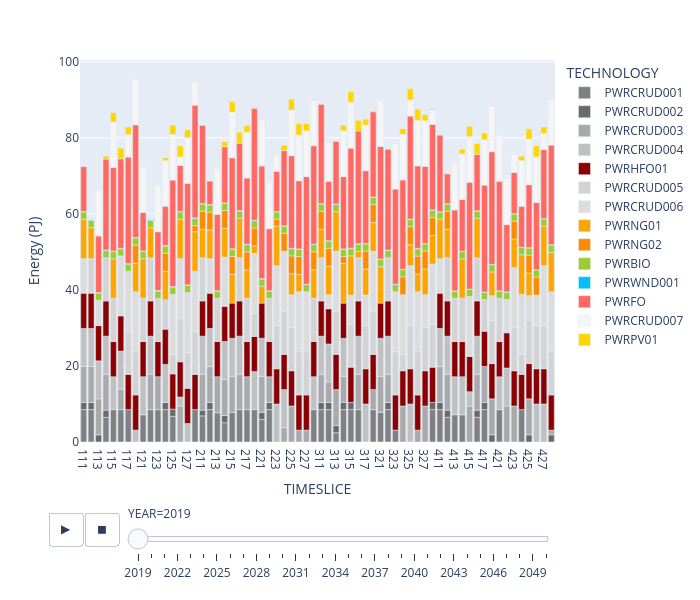

Notebook cell for this chart:
### Code cell
RateOfProductionByTechnology = pd.read_csv('../../results/v_RateOfProductionByTechnology.csv')
RateOfProductionByTechnology['TIMESLICE'] = RateOfProductionByTechnology['TIMESLICE'].astype(str)



RateOfProductionByTechnology= RateOfProductionByTechnology[RateOfProductionByTechnology['TECHNOLOGY'].str.contains('PWR')]
RateOfProductionByTechnology= RateOfProductionByTechnology[round(RateOfProductionByTechnology['value'],4) != 0]
RateOfProductionByTechnology = RateOfProductionByTechnology[~RateOfProductionByTechnology['TECHNOLOGY'].str.contains('PWRDIST|PWRTRANS')]
# Create a stacked bar chart using Plotly with custom colors
fig = px.bar(RateOfProductionByTechnology, x='TIMESLICE', y='value', color='TECHNOLOGY', animation_frame='YEAR',
             labels={'value': 'Energy (PJ)'}, 
             width=700,
             height=600,
             category_orders={'TIMESLICE': RateOfProductionByTechnology['TIMESLICE'], 'YEAR': RateOfProductionByTechnology['YEAR']},
             color_discrete_map=color_dict
             )

fig.update_layout(updatemenus=[dict(type='buttons', showactive=False, buttons=[dict(args=[None, dict(frame=dict(duration=200, redraw=True), fromcurrent=True)])])])

# Show the interactive plot
fig.show()

### Figure 1 — Plotly figure (JSON) as saved in the notebook; plotly's stock layout.template omitted (floating-point values rounded to 4 significant figures; data arrays with more than 128 entries replaced by an {"elided": "..."} marker saying what was removed)
{"data": [{"alignmentgroup": "True", "hovertemplate": "TECHNOLOGY=PWRCRUD001<br>YEAR=2019<br>TIMESLICE=%{x}<br>Energy (PJ)=%{y}<extra></extra>", "legendgroup": "PWRCRUD001", "marker": {"color": "gray", "pattern": {"shape": ""}}, "name": "PWRCRUD001", "offsetgroup": "PWRCRUD001", "orientation": "v", "showlegend": true, "textposition": "auto", "type": "bar", "x": ["111", "112", "114", "115", "116", "117", "121", "122", "123", "124", "125", "128", "211", "212", "213", "214", "215", "216", "217", "218", "221", "222", "228", "311", "312", "313", "314", "315", "316", "318", "321", "322", "323", "328", "411", "412", "413", "414", "416", "417", "421", "424"], "xaxis": "x", "y": [8.515, 8.515, 6.483, 8.515, 8.515, 8.515, 7.16, 8.515, 8.515, 8.515, 6.757, 8.515, 6.874, 8.515, 7.696, 5.076, 7.814, 8.515, 8.515, 8.515, 5.921, 8.515, 8.515, 8.515, 8.515, 2.432, 8.515, 8.515, 8.515, 8.515, 7.814, 8.515, 3.109, 8.515, 8.515, 6.483, 7.16, 7.16, 6.483, 8.515, 8.515, 8.515], "yaxis": "y"}, {"alignmentgroup": "True", "hovertemplate": "TECHNOLOGY=PWRCRUD002<br>YEAR=2019<br>TIMESLICE=%{x}<br>Energy (PJ)=%{y}<extra></extra>", "legendgroup": "PWRCRUD002", "marker": {"color": "dimgray", "pattern": {"shape": ""}}, "name": "PWRCRUD002", "offsetgroup": "PWRCRUD002", "orientation": "v", "showlegend": true, "textposition": "auto", "type": "bar", "x": ["111", "112", "113", "114", "124", "125", "211", "212", "214", "221", "222", "311", "312", "313", "314", "315", "322", "328", "411", "412", "416", "417", "418", "425", "428"], "xaxis": "x", "y": [1.892, 1.892, 1.892, 1.892, 1.892, 1.892, 1.501, 1.892, 1.892, 1.892, 1.892, 1.892, 1.892, 1.892, 1.892, 1.892, 1.892, 1.892, 1.892, 1.892, 1.892, 1.892, 1.892, 1.892, 1.892], "yaxis": "y"}, {"alignmentgroup": "True", "hovertemplate": "TECHNOLOGY=PWRCRUD003<br>YEAR=2019<br>TIMESLICE=%{x}<br>Energy (PJ)=%{y}<extra></extra>", "legendgroup": "PWRCRUD003", "marker": {"color": "darkgray", "pattern": {"shape": ""}}, "name": "PWRCRUD003", "offsetgroup": "PWRCRUD003", "orientation": "v", "showlegend": true, "textposition": "auto", "type": "bar", "x": ["111", "112", "113", "114", "116", "122", "123", "126", "211", "212", "213", "214", "215", "216", "217", "221", "222", "224", "225", "226", "227", "311", "312", "313", "314", "316", "318", "321", "322", "324", "326", "327", "411", "412", "415", "416", "417", "418", "422", "423", "425", "428"], "xaxis": "x", "y": [9.461, 9.461, 9.461, 9.461, 5.388, 9.321, 8.642, 9.461, 9.461, 9.461, 9.461, 9.461, 9.461, 9.321, 8.642, 9.461, 6.75, 3.788, 9.461, 3.109, 3.109, 7.429, 5.377, 9.461, 6.867, 9.321, 5.271, 9.461, 7.429, 9.461, 3.109, 9.461, 9.461, 9.461, 9.461, 9.461, 9.461, 9.461, 9.461, 9.461, 9.461, 1.217], "yaxis": "y"}, {"alignmentgroup": "True", "hovertemplate": "TECHNOLOGY=PWRCRUD004<br>YEAR=2019<br>TIMESLICE=%{x}<br>Energy (PJ)=%{y}<extra></extra>", "legendgroup": "PWRCRUD004", "marker": {"color": "silver", "pattern": {"shape": ""}}, "name": "PWRCRUD004", "offsetgroup": "PWRCRUD004", "orientation": "v", "showlegend": true, "textposition": "auto", "type": "bar", "x": ["111", "112", "113", "114", "115", "116", "118", "121", "122", "124", "126", "127", "211", "212", "214", "215", "216", "218", "221", "223", "224", "228", "311", "312", "314", "316", "317", "321", "322", "325", "411", "412", "413", "414", "415", "416", "421", "422", "426", "427"], "xaxis": "x", "y": [9.997, 9.997, 9.997, 9.997, 8.642, 9.997, 3.109, 9.997, 9.997, 9.997, 2.367, 4.861, 9.997, 9.997, 9.997, 9.997, 9.997, 9.997, 9.997, 9.997, 9.997, 8.642, 9.997, 9.997, 9.997, 9.997, 9.997, 9.997, 9.997, 9.997, 9.997, 9.997, 9.997, 9.997, 3.763, 9.997, 8.642, 9.997, 9.997, 9.997], "yaxis": "y"}, {"alignmentgroup": "True", "hovertemplate": "TECHNOLOGY=PWRHFO01<br>YEAR=2019<br>TIMESLICE=%{x}<br>Energy (PJ)=%{y}<extra></extra>", "legendgroup": "PWRHFO01", "marker": {"color": "#8B0000", "pattern": {"shape": ""}}, "name": "PWRHFO01", "offsetgroup": "PWRHFO01", "orientation": "v", "showlegend": true, "textposition": "auto", "type": "bar", "x": ["111", "112", "113", "114", "115", "116", "117", "118", "121", "122", "123", "124", "125", "126", "127", "128", "211", "212", "213", "214", "215", "216", "217", "218", "221", "222", "223", "224", "225", "226", "227", "228", "311", "312", "313", "314", "315", "316", "317", "318", "321", "322", "323", "324", "325", "326", "327", "328", "411", "412", "413", "414", "415", "416", "417", "418", "421", "422", "423", "424", "425", "426", "427", "428"], "xaxis": "x", "y": [9.268, 9.268, 9.268, 9.268, 9.268, 9.268, 9.268, 9.268, 9.268, 9.268, 9.268, 9.268, 9.268, 9.268, 9.268, 9.268, 9.268, 9.268, 9.268, 9.268, 9.268, 9.268, 9.268, 9.268, 9.268, 9.268, 9.268, 9.268, 9.268, 9.268, 9.268, 9.268, 9.268, 9.268, 9.268, 9.268, 9.268, 9.268, 9.268, 9.268, 9.268, 9.268, 9.268, 9.268, 9.268, 9.268, 9.268, 9.268, 9.268, 9.268, 9.268, 9.268, 9.268, 9.268, 9.268, 9.268, 9.268, 9.268, 9.268, 9.268, 9.268, 9.268, 9.268, 9.268], "yaxis": "y"}, {"alignmentgroup": "True", "hovertemplate": "TECHNOLOGY=PWRCRUD005<br>YEAR=2019<br>TIMESLICE=%{x}<br>Energy (PJ)=%{y}<extra></extra>", "legendgroup": "PWRCRUD005", "marker": {"color": "lightgray", "pattern": {"shape": ""}}, "name": "PWRCRUD005", "offsetgroup": "PWRCRUD005", "orientation": "v", "showlegend": true, "textposition": "auto", "type": "bar", "x": ["112", "114", "115", "117", "118", "121", "122", "123", "124", "125", "126", "127", "128", "211", "213", "216", "217", "218", "222", "223", "224", "225", "226", "227", "228", "311", "313", "315", "316", "317", "318", "322", "323", "324", "325", "326", "327", "328", "412", "413", "414", "416", "417", "418", "421", "423", "424", "425", "426", "427", "428"], "xaxis": "x", "y": [9.073, 11.35, 11.35, 11.35, 11.35, 11.35, 11.35, 11.35, 7.708, 5.134, 11.35, 9.387, 11.35, 11.35, 11.35, 11.35, 11.35, 6.048, 11.35, 11.35, 11.35, 11.35, 11.35, 11.35, 11.35, 11.35, 11.35, 11.35, 11.35, 11.35, 11.35, 11.35, 11.35, 4.223, 11.35, 11.35, 11.35, 11.35, 11.35, 11.35, 11.35, 11.35, 8.31, 11.35, 11.35, 11.35, 5.285, 11.35, 11.35, 11.35, 11.35], "yaxis": "y"}, {"alignmentgroup": "True", "hovertemplate": "TECHNOLOGY=PWRCRUD006<br>YEAR=2019<br>TIMESLICE=%{x}<br>Energy (PJ)=%{y}<extra></extra>", "legendgroup": "PWRCRUD006", "marker": {"color": "gainsboro", "pattern": {"shape": ""}}, "name": "PWRCRUD006", "offsetgroup": "PWRCRUD006", "orientation": "v", "showlegend": true, "textposition": "auto", "type": "bar", "x": ["111", "113", "116", "117", "118", "125", "126", "127", "128", "212", "214", "218", "223", "224", "225", "226", "227", "312", "313", "315", "317", "318", "323", "324", "325", "326", "327", "328", "411", "415", "418", "422", "423", "424", "425", "426", "427", "428"], "xaxis": "x", "y": [9.073, 6.646, 15.77, 15.77, 15.77, 15.77, 15.77, 15.77, 15.77, 9.073, 12.93, 15.77, 15.77, 15.77, 8.638, 15.77, 15.77, 3.662, 15.77, 7.576, 8.037, 15.77, 15.77, 15.77, 15.77, 15.77, 8.638, 15.77, 9.073, 15.77, 6.514, 8.77, 15.77, 15.77, 6.514, 8.037, 15.77, 15.77], "yaxis": "y"}, {"alignmentgroup": "True", "hovertemplate": "TECHNOLOGY=PWRNG01<br>YEAR=2019<br>TIMESLICE=%{x}<br>Energy (PJ)=%{y}<extra></extra>", "legendgroup": "PWRNG01", "marker": {"color": "orange", "pattern": {"shape": ""}}, "name": "PWRNG01", "offsetgroup": "PWRNG01", "orientation": "v", "showlegend": true, "textposition": "auto", "type": "bar", "x": ["111", "112", "115", "118", "121", "122", "124", "126", "128", "211", "212", "214", "215", "216", "217", "218", "221", "223", "225", "226", "228", "311", "312", "313", "314", "315", "316", "317", "318", "321", "325", "326", "327", "328", "411", "412", "414", "416", "418", "423", "424", "425", "427", "428"], "xaxis": "x", "y": [10.41, 8.178, 10.41, 7.525, 10.41, 7.908, 7.525, 10.41, 10.41, 7.525, 7.525, 7.525, 7.525, 10.41, 7.475, 1.985, 4.435, 10.41, 5.508, 4.564, 7.525, 7.525, 7.525, 10.41, 10.41, 10.35, 1.676, 6.837, 7.525, 9.555, 5.507, 4.677, 6.777, 7.525, 10.41, 7.525, 10.41, 10.41, 6.235, 7.525, 10.41, 5.934, 10.41, 10.41], "yaxis": "y"}, {"alignmentgroup": "True", "hovertemplate": "TECHNOLOGY=PWRNG02<br>YEAR=2019<br>TIMESLICE=%{x}<br>Energy (PJ)=%{y}<extra></extra>", "legendgroup": "PWRNG02", "marker": {"color": "darkorange", "pattern": {"shape": ""}}, "name": "PWRNG02", "offsetgroup": "PWRNG02", "orientation": "v", "showlegend": true, "textposition": "auto", "type": "bar", "x": ["118", "124", "128", "211", "212", "214", "215", "217", "218", "223", "224", "225", "226", "228", "311", "312", "314", "317", "318", "324", "325", "326", "327", "328", "412", "423", "425", "426"], "xaxis": "x", "y": [4.73, 4.73, 1.574, 4.73, 4.73, 4.73, 4.73, 4.73, 4.73, 1.848, 4.73, 4.73, 4.73, 4.73, 4.73, 4.73, 1.848, 4.73, 4.73, 4.73, 4.73, 4.73, 4.73, 4.73, 4.73, 4.73, 4.73, 4.73], "yaxis": "y"}, {"alignmentgroup": "True", "hovertemplate": "TECHNOLOGY=PWRBIO<br>YEAR=2019<br>TIMESLICE=%{x}<br>Energy (PJ)=%{y}<extra></extra>", "legendgroup": "PWRBIO", "marker": {"color": "#9ACD32", "pattern": {"shape": ""}}, "name": "PWRBIO", "offsetgroup": "PWRBIO", "orientation": "v", "showlegend": true, "textposition": "auto", "type": "bar", "x": ["111", "112", "113", "114", "115", "116", "117", "118", "121", "122", "123", "124", "125", "126", "127", "128", "211", "212", "213", "214", "215", "216", "217", "218", "221", "222", "223", "224", "225", "226", "227", "228", "311", "312", "313", "314", "315", "316", "317", "318", "321", "322", "323", "324", "325", "326", "327", "328", "411", "412", "413", "414", "415", "416", "417", "418", "421", "422", "423", "424", "425", "426", "427", "428"], "xaxis": "x", "y": [1.892, 1.892, 1.892, 1.892, 1.892, 1.892, 1.892, 1.892, 1.892, 1.892, 1.892, 1.892, 1.892, 1.892, 1.892, 1.892, 1.892, 1.892, 1.892, 1.892, 1.892, 1.892, 1.892, 1.892, 1.892, 1.892, 1.892, 1.892, 1.892, 1.892, 1.892, 1.892, 1.892, 1.892, 1.892, 1.892, 1.892, 1.892, 1.892, 1.892, 1.892, 1.892, 1.892, 1.892, 1.892, 1.892, 1.892, 1.892, 1.892, 1.892, 1.892, 1.892, 1.892, 1.892, 1.892, 1.892, 1.892, 1.892, 1.892, 1.892, 1.892, 1.892, 1.892, 1.892], "yaxis": "y"}, {"alignmentgroup": "True", "hovertemplate": "TECHNOLOGY=PWRWND001<br>YEAR=2019<br>TIMESLICE=%{x}<br>Energy (PJ)=%{y}<extra></extra>", "legendgroup": "PWRWND001", "marker": {"color": "deepskyblue", "pattern": {"shape": ""}}, "name": "PWRWND001", "offsetgroup": "PWRWND001", "orientation": "v", "showlegend": true, "textposition": "auto", "type": "bar", "x": ["111", "112", "113", "114", "115", "116", "117", "118", "121", "122", "123", "124", "125", "126", "127", "128", "211", "212", "213", "214", "215", "216", "217", "218", "221", "222", "223", "224", "225", "226", "227", "228", "311", "312", "313", "314", "315", "316", "317", "318", "321", "322", "323", "324", "325", "326", "327", "328", "411", "412", "413", "414", "415", "416", "417", "418", "421", "422", "423", "424", "425", "426", "427", "428"], "xaxis": "x", "y": [0.154, 0.1423, 0.1419, 0.1251, 0.1234, 0.1245, 0.1324, 0.1542, 0.1683, 0.1746, 0.1739, 0.1706, 0.1703, 0.1682, 0.1675, 0.1721, 0.1449, 0.1228, 0.1134, 0.112, 0.1247, 0.1335, 0.1396, 0.1534, 0.09335, 0.09267, 0.07518, 0.07309, 0.08489, 0.08402, 0.09479, 0.08647, 0.1075, 0.1088, 0.09546, 0.08814, 0.1122, 0.1198, 0.1242, 0.1131, 0.1169, 0.1194, 0.1055, 0.09119, 0.1066, 0.1204, 0.1076, 0.1083, 0.08956, 0.08044, 0.07234, 0.06267, 0.06873, 0.068, 0.07761, 0.088, 0.08607, 0.08437, 0.06813, 0.06476, 0.06082, 0.06431, 0.07522, 0.09276], "yaxis": "y"}, {"alignmentgroup": "True", "hovertemplate": "TECHNOLOGY=PWRFO<br>YEAR=2019<br>TIMESLICE=%{x}<br>Energy (PJ)=%{y}<extra></extra>", "legendgroup": "PWRFO", "marker": {"color": "#FF6961", "pattern": {"shape": ""}}, "name": "PWRFO", "offsetgroup": "PWRFO", "orientation": "v", "showlegend": true, "textposition": "auto", "type": "bar", "x": ["111", "113", "114", "115", "116", "117", "118", "121", "123", "124", "125", "126", "127", "128", "211", "212", "213", "214", "215", "216", "217", "218", "221", "222", "223", "224", "225", "226", "227", "228", "311", "312", "313", "314", "315", "316", "317", "318", "321", "322", "323", "324", "325", "326", "327", "328", "411", "412", "413", "414", "415", "416", "417", "418", "421", "422", "423", "424", "425", "426", "427", "428"], "xaxis": "x", "y": [11.76, 14.89, 23.94, 21.99, 23.53, 28.01, 29.64, 10.11, 15.47, 10.32, 28.01, 12.07, 26.7, 29.64, 20.51, 6.124, 20.09, 14.76, 23.94, 17.67, 17.41, 29.37, 29.64, 16.37, 10.58, 19.76, 24.36, 17.94, 28.32, 25.91, 26.16, 15.61, 16.54, 19.04, 26.33, 29.64, 19.12, 22.41, 29.64, 26.51, 25.04, 23.49, 27.1, 21.7, 20.26, 22.49, 20.09, 7.814, 21.29, 13.65, 28.11, 14.82, 28.14, 29.64, 28.83, 17.71, 10.84, 10.8, 16.57, 17.65, 18.14, 26.2], "yaxis": "y"}, {"alignmentgroup": "True", "hovertemplate": "TECHNOLOGY=PWRCRUD007<br>YEAR=2019<br>TIMESLICE=%{x}<br>Energy (PJ)=%{y}<extra></extra>", "legendgroup": "PWRCRUD007", "marker": {"color": "whitesmoke", "pattern": {"shape": ""}}, "name": "PWRCRUD007", "offsetgroup": "PWRCRUD007", "orientation": "v", "showlegend": true, "textposition": "auto", "type": "bar", "x": ["113", "115", "117", "118", "121", "123", "124", "125", "126", "127", "128", "213", "215", "217", "221", "222", "223", "225", "226", "227", "228", "312", "314", "315", "317", "321", "323", "324", "325", "326", "327", "328", "413", "414", "415", "417", "418", "421", "422", "423", "424", "425", "426", "427", "428"], "xaxis": "x", "y": [11.98, 11.98, 5.916, 11.98, 11.98, 11.98, 11.98, 11.98, 2.198, 11.98, 5.916, 11.98, 11.98, 11.98, 11.98, 11.98, 4.252, 11.98, 11.98, 11.98, 11.98, 9.994, 11.98, 11.98, 11.98, 11.98, 11.98, 11.98, 4.252, 11.98, 11.98, 3.792, 11.98, 11.98, 11.98, 11.98, 11.98, 11.98, 11.98, 4.854, 11.98, 11.98, 11.98, 4.252, 11.98], "yaxis": "y"}, {"alignmentgroup": "True", "hovertemplate": "TECHNOLOGY=PWRPV01<br>YEAR=2019<br>TIMESLICE=%{x}<br>Energy (PJ)=%{y}<extra></extra>", "legendgroup": "PWRPV01", "marker": {"color": "#FFD700", "pattern": {"shape": ""}}, "name": "PWRPV01", "offsetgroup": "PWRPV01", "orientation": "v", "showlegend": true, "textposition": "auto", "type": "bar", "x": ["114", "115", "116", "117", "118", "124", "125", "126", "127", "128", "213", "214", "215", "216", "217", "218", "223", "224", "225", "226", "227", "228", "311", "313", "314", "315", "316", "317", "318", "321", "323", "324", "325", "326", "327", "328", "413", "414", "415", "416", "417", "418", "423", "424", "425", "426", "427", "428"], "xaxis": "x", "y": [0.7421, 2.427, 2.809, 2.017, 0.0143, 0.734, 2.445, 2.916, 2.066, 0.03761, 0.0563, 1.326, 2.772, 2.908, 1.799, 0.2537, 0.0566, 1.372, 2.878, 3.045, 1.927, 0.2568, 7.591e-05, 0.08757, 1.465, 2.852, 2.811, 1.576, 0.248, 7.614e-05, 0.09078, 1.501, 2.923, 2.896, 1.587, 0.2514, 0.01953, 1.18, 2.724, 2.84, 1.724, 0.105, 0.02102, 1.177, 2.707, 2.891, 1.717, 0.1143], "yaxis": "y"}], "layout": {"barmode": "relative", "height": 600, "legend": {"title": {"text": "TECHNOLOGY"}, "tracegroupgap": 0}, "margin": {"t": 60}, "sliders": [{"active": 0, "currentvalue": {"prefix": "YEAR="}, "len": 0.9, "pad": {"b": 10, "t": 60}, "steps": [{"args": [["2019"], {"frame": {"duration": 0, "redraw": true}, "fromcurrent": true, "mode": "immediate", "transition": {"duration": 0, "easing": "linear"}}], "label": "2019", "method": "animate"}, {"args": [["2020"], {"frame": {"duration": 0, "redraw": true}, "fromcurrent": true, "mode": "immediate", "transition": {"duration": 0, "easing": "linear"}}], "label": "2020", "method": "animate"}, {"args": [["2021"], {"frame": {"duration": 0, "redraw": true}, "fromcurrent": true, "mode": "immediate", "transition": {"duration": 0, "easing": "linear"}}], "label": "2021", "method": "animate"}, {"args": [["2022"], {"frame": {"duration": 0, "redraw": true}, "fromcurrent": true, "mode": "immediate", "transition": {"duration": 0, "easing": "linear"}}], "label": "2022", "method": "animate"}, {"args": [["2023"], {"frame": {"duration": 0, "redraw": true}, "fromcurrent": true, "mode": "immediate", "transition": {"duration": 0, "easing": "linear"}}], "label": "2023", "method": "animate"}, {"args": [["2024"], {"frame": {"duration": 0, "redraw": true}, "fromcurrent": true, "mode": "immediate", "transition": {"duration": 0, "easing": "linear"}}], "label": "2024", "method": "animate"}, {"args": [["2025"], {"frame": {"duration": 0, "redraw": true}, "fromcurrent": true, "mode": "immediate", "transition": {"duration": 0, "easing": "linear"}}], "label": "2025", "method": "animate"}, {"args": [["2026"], {"frame": {"duration": 0, "redraw": true}, "fromcurrent": true, "mode": "immediate", "transition": {"duration": 0, "easing": "linear"}}], "label": "2026", "method": "animate"}, {"args": [["2027"], {"frame": {"duration": 0, "redraw": true}, "fromcurrent": true, "mode": "immediate", "transition": {"duration": 0, "easing": "linear"}}], "label": "2027", "method": "animate"}, {"args": [["2028"], {"frame": {"duration": 0, "redraw": true}, "fromcurrent": true, "mode": "immediate", "transition": {"duration": 0, "easing": "linear"}}], "label": "2028", "method": "animate"}, {"args": [["2029"], {"frame": {"duration": 0, "redraw": true}, "fromcurrent": true, "mode": "immediate", "transition": {"duration": 0, "easing": "linear"}}], "label": "2029", "method": "animate"}, {"args": [["2030"], {"frame": {"duration": 0, "redraw": true}, "fromcurrent": true, "mode": "immediate", "transition": {"duration": 0, "easing": "linear"}}], "label": "2030", "method": "animate"}, {"args": [["2031"], {"frame": {"duration": 0, "redraw": true}, "fromcurrent": true, "mode": "immediate", "transition": {"duration": 0, "easing": "linear"}}], "label": "2031", "method": "animate"}, {"args": [["2032"], {"frame": {"duration": 0, "redraw": true}, "fromcurrent": true, "mode": "immediate", "transition": {"duration": 0, "easing": "linear"}}], "label": "2032", "method": "animate"}, {"args": [["2033"], {"frame": {"duration": 0, "redraw": true}, "fromcurrent": true, "mode": "immediate", "transition": {"duration": 0, "easing": "linear"}}], "label": "2033", "method": "animate"}, {"args": [["2034"], {"frame": {"duration": 0, "redraw": true}, "fromcurrent": true, "mode": "immediate", "transition": {"duration": 0, "easing": "linear"}}], "label": "2034", "method": "animate"}, {"args": [["2035"], {"frame": {"duration": 0, "redraw": true}, "fromcurrent": true, "mode": "immediate", "transition": {"duration": 0, "easing": "linear"}}], "label": "2035", "method": "animate"}, {"args": [["2036"], {"frame": {"duration": 0, "redraw": true}, "fromcurrent": true, "mode": "immediate", "transition": {"duration": 0, "easing": "linear"}}], "label": "2036", "method": "animate"}, {"args": [["2037"], {"frame": {"duration": 0, "redraw": true}, "fromcurrent": true, "mode": "immediate", "transition": {"duration": 0, "easing": "linear"}}], "label": "2037", "method": "animate"}, {"args": [["2038"], {"frame": {"duration": 0, "redraw": true}, "fromcurrent": true, "mode": "immediate", "transition": {"duration": 0, "easing": "linear"}}], "label": "2038", "method": "animate"}, {"args": [["2039"], {"frame": {"duration": 0, "redraw": true}, "fromcurrent": true, "mode": "immediate", "transition": {"duration": 0, "easing": "linear"}}], "label": "2039", "method": "animate"}, {"args": [["2040"], {"frame": {"duration": 0, "redraw": true}, "fromcurrent": true, "mode": "immediate", "transition": {"duration": 0, "easing": "linear"}}], "label": "2040", "method": "animate"}, {"args": [["2041"], {"frame": {"duration": 0, "redraw": true}, "fromcurrent": true, "mode": "immediate", "transition": {"duration": 0, "easing": "linear"}}], "label": "2041", "method": "animate"}, {"args": [["2042"], {"frame": {"duration": 0, "redraw": true}, "fromcurrent": true, "mode": "immediate", "transition": {"duration": 0, "easing": "linear"}}], "label": "2042", "method": "animate"}, {"args": [["2043"], {"frame": {"duration": 0, "redraw": true}, "fromcurrent": true, "mode": "immediate", "transition": {"duration": 0, "easing": "linear"}}], "label": "2043", "method": "animate"}, {"args": [["2044"], {"frame": {"duration": 0, "redraw": true}, "fromcurrent": true, "mode": "immediate", "transition": {"duration": 0, "easing": "linear"}}], "label": "2044", "method": "animate"}, {"args": [["2045"], {"frame": {"duration": 0, "redraw": true}, "fromcurrent": true, "mode": "immediate", "transition": {"duration": 0, "easing": "linear"}}], "label": "2045", "method": "animate"}, {"args": [["2046"], {"frame": {"duration": 0, "redraw": true}, "fromcurrent": true, "mode": "immediate", "transition": {"duration": 0, "easing": "linear"}}], "label": "2046", "method": "animate"}, {"args": [["2047"], {"frame": {"duration": 0, "redraw": true}, "fromcurrent": true, "mode": "immediate", "transition": {"duration": 0, "easing": "linear"}}], "label": "2047", "method": "animate"}, {"args": [["2048"], {"frame": {"duration": 0, "redraw": true}, "fromcurrent": true, "mode": "immediate", "transition": {"duration": 0, "easing": "linear"}}], "label": "2048", "method": "animate"}, {"args": [["2049"], {"frame": {"duration": 0, "redraw": true}, "fromcurrent": true, "mode": "immediate", "transition": {"duration": 0, "easing": "linear"}}], "label": "2049", "method": "animate"}, {"args": [["2050"], {"frame": {"duration": 0, "redraw": true}, "fromcurrent": true, "mode": "immediate", "transition": {"duration": 0, "easing": "linear"}}], "label": "2050", "method": "animate"}], "x": 0.1, "xanchor": "left", "y": 0, "yanchor": "top"}], "updatemenus": [{"buttons": [{"args": [null, {"frame": {"duration": 200, "redraw": true}, "fromcurrent": true}], "label": "&#9654;", "method": "animate"}, {"args": [null, {"frame": {"duration": 200, "redraw": true}, "fromcurrent": true}], "label": "&#9724;", "method": "animate"}], "direction": "left", "pad": {"r": 10, "t": 70}, "showactive": false, "type": "buttons", "x": 0.1, "xanchor": "right", "y": 0, "yanchor": "top"}], "width": 700, "xaxis": {"anchor": "y", "categoryarray": {"elided": "10921 str values"}, "categoryorder": "array", "domain": [0, 1], "title": {"text": "TIMESLICE"}}, "yaxis": {"anchor": "x", "domain": [0, 1], "title": {"text": "Energy (PJ)"}}}}
